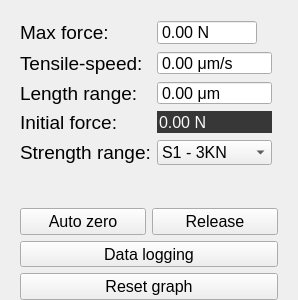
           <widget class="QWidget" name="sone1_1" native="true">
            <property name="minimumSize">
             <size>
              <width>0</width>
              <height>300</height>
             </size>
            </property>
            <property name="maximumSize">
             <size>
              <width>16777215</width>
              <height>280</height>
             </size>
            </property>
            <layout class="QGridLayout" name="gridLayout_2">
             <item row="4" column="0">
              <widget class="QWidget" name="widget_4" native="true">
               <property name="minimumSize">
                <size>
                 <width>0</width>
                 <height>140</height>
                </size>
               </property>
               <property name="maximumSize">
                <size>
                 <width>350</width>
                 <height>16777215</height>
                </size>
               </property>
               <layout class="QGridLayout" name="gridLayout_12">
                <item row="2" column="1">
                 <widget class="QDoubleSpinBox" name="RWlengthRange">
                  <property name="font">
                   <font>
                    <family>MS Shell Dlg 2</family>
                    <pointsize>12</pointsize>
                   </font>
                  </property>
                  <property name="cursor">
                   <cursorShape>IBeamCursor</cursorShape>
                  </property>
                  <property name="buttonSymbols">
                   <enum>QAbstractSpinBox::NoButtons</enum>
                  </property>
                  <property name="suffix">
                   <string> μm</string>
                  </property>
                  <property name="maximum">
                   <double>999999999.000000000000000</double>
                  </property>
                 </widget>
                </item>
                <item row="4" column="0">
                 <widget class="QLabel" name="label_10">
                  <property name="minimumSize">
                   <size>
                    <width>0</width>
                    <height>0</height>
                   </size>
                  </property>
                  <property name="maximumSize">
                   <size>
                    <width>16777215</width>
                    <height>16777215</height>
                   </size>
                  </property>
                  <property name="font">
                   <font>
                    <pointsize>14</pointsize>
                   </font>
                  </property>
                  <property name="text">
                   <string>Strength range:</string>
                  </property>
                 </widget>
                </item>
                <item row="0" column="0">
                 <widget class="QLabel" name="label_2">
                  <property name="font">
                   <font>
                    <family>MS Shell Dlg 2</family>
                    <pointsize>14</pointsize>
                   </font>
                  </property>
                  <property name="text">
                   <string>Max force:</string>
                  </property>
                 </widget>
                </item>
                <item row="4" column="1">
                 <widget class="QComboBox" name="strengthRangeCbox">
                  <property name="enabled">
                   <bool>true</bool>
                  </property>
                  <property name="minimumSize">
                   <size>
                    <width>0</width>
                    <height>0</height>
                   </size>
                  </property>
                  <property name="maximumSize">
                   <size>
                    <width>16777215</width>
                    <height>16777215</height>
                   </size>
                  </property>
                  <property name="font">
                   <font>
                    <pointsize>12</pointsize>
                   </font>
                  </property>
                  <property name="autoFillBackground">
                   <bool>false</bool>
                  </property>
                  <property name="duplicatesEnabled">
                   <bool>false</bool>
                  </property>
                  <property name="frame">
                   <bool>true</bool>
                  </property>
                  <item>
                   <property name="text">
                    <string>S1 - 3KN</string>
                   </property>
                  </item>
                  <item>
                   <property name="text">
                    <string>S2 - 5KN</string>
                   </property>
                  </item>
                  <item>
                   <property name="text">
                    <string>S3 - 10KN</string>
                   </property>
                  </item>
                 </widget>
                </item>
                <item row="1" column="0">
                 <widget class="QLabel" name="label">
                  <property name="font">
                   <font>
                    <family>MS Shell Dlg 2</family>
                    <pointsize>14</pointsize>
                   </font>
                  </property>
                  <property name="text">
                   <string>Tensile-speed:</string>
                  </property>
                 </widget>
                </item>
                <item row="3" column="1">
                 <widget class="QDoubleSpinBox" name="RWinitialForce">
                  <property name="palette">
                   <palette>
                    <active>
                     <colorrole role="WindowText">
                      <brush brushstyle="SolidPattern">
                       <color alpha="255">
                        <red>249</red>
                        <green>249</green>
                        <blue>249</blue>
                       </color>
                      </brush>
                     </colorrole>
                     <colorrole role="Button">
                      <brush brushstyle="SolidPattern">
                       <color alpha="255">
                        <red>55</red>
                        <green>55</green>
                        <blue>55</blue>
                       </color>
                      </brush>
                     </colorrole>
                     <colorrole role="Text">
                      <brush brushstyle="SolidPattern">
                       <color alpha="255">
                        <red>249</red>
                        <green>249</green>
                        <blue>249</blue>
                       </color>
                      </brush>
                     </colorrole>
                     <colorrole role="ButtonText">
                      <brush brushstyle="SolidPattern">
                       <color alpha="255">
                        <red>249</red>
                        <green>249</green>
                        <blue>249</blue>
                       </color>
                      </brush>
                     </colorrole>
                     <colorrole role="Base">
                      <brush brushstyle="SolidPattern">
                       <color alpha="255">
                        <red>55</red>
                        <green>55</green>
                        <blue>55</blue>
                       </color>
                      </brush>
                     </colorrole>
                     <colorrole role="Window">
                      <brush brushstyle="SolidPattern">
                       <color alpha="255">
                        <red>55</red>
                        <green>55</green>
                        <blue>55</blue>
                       </color>
                      </brush>
                     </colorrole>
                     <colorrole role="PlaceholderText">
                      <brush brushstyle="NoBrush">
                       <color alpha="128">
                        <red>249</red>
                        <green>249</green>
                        <blue>249</blue>
                       </color>
                      </brush>
                     </colorrole>
                    </active>
                    <inactive>
                     <colorrole role="WindowText">
                      <brush brushstyle="SolidPattern">
                       <color alpha="255">
                        <red>249</red>
                        <green>249</green>
                        <blue>249</blue>
                       </color>
                      </brush>
                     </colorrole>
                     <colorrole role="Button">
                      <brush brushstyle="SolidPattern">
                       <color alpha="255">
                        <red>55</red>
                        <green>55</green>
                        <blue>55</blue>
                       </color>
                      </brush>
                     </colorrole>
                     <colorrole role="Text">
                      <brush brushstyle="SolidPattern">
                       <color alpha="255">
                        <red>249</red>
                        <green>249</green>
                        <blue>249</blue>
                       </color>
                      </brush>
                     </colorrole>
                     <colorrole role="ButtonText">
                      <brush brushstyle="SolidPattern">
                       <color alpha="255">
                        <red>249</red>
                        <green>249</green>
                        <blue>249</blue>
                       </color>
                      </brush>
                     </colorrole>
                     <colorrole role="Base">
                      <brush brushstyle="SolidPattern">
                       <color alpha="255">
                        <red>55</red>
                        <green>55</green>
                        <blue>55</blue>
                       </color>
                      </brush>
                     </colorrole>
                     <colorrole role="Window">
                      <brush brushstyle="SolidPattern">
                       <color alpha="255">
                        <red>55</red>
                        <green>55</green>
                        <blue>55</blue>
                       </color>
                      </brush>
                     </colorrole>
                     <colorrole role="PlaceholderText">
                      <brush brushstyle="NoBrush">
                       <color alpha="128">
                        <red>249</red>
                        <green>249</green>
                        <blue>249</blue>
                       </color>
                      </brush>
                     </colorrole>
                    </inactive>
                    <disabled>
                     <colorrole role="WindowText">
                      <brush brushstyle="SolidPattern">
                       <color alpha="255">
                        <red>249</red>
                        <green>249</green>
                        <blue>249</blue>
                       </color>
                      </brush>
                     </colorrole>
                     <colorrole role="Button">
                      <brush brushstyle="SolidPattern">
                       <color alpha="255">
                        <red>55</red>
                        <green>55</green>
                        <blue>55</blue>
                       </color>
                      </brush>
                     </colorrole>
                     <colorrole role="Text">
                      <brush brushstyle="SolidPattern">
                       <color alpha="255">
                        <red>249</red>
                        <green>249</green>
                        <blue>249</blue>
                       </color>
                      </brush>
                     </colorrole>
                     <colorrole role="ButtonText">
                      <brush brushstyle="SolidPattern">
                       <color alpha="255">
                        <red>249</red>
                        <green>249</green>
                        <blue>249</blue>
                       </color>
                      </brush>
                     </colorrole>
                     <colorrole role="Base">
                      <brush brushstyle="SolidPattern">
                       <color alpha="255">
                        <red>55</red>
                        <green>55</green>
                        <blue>55</blue>
                       </color>
                      </brush>
                     </colorrole>
                     <colorrole role="Window">
                      <brush brushstyle="SolidPattern">
                       <color alpha="255">
                        <red>55</red>
                        <green>55</green>
                        <blue>55</blue>
                       </color>
                      </brush>
                     </colorrole>
                     <colorrole role="PlaceholderText">
                      <brush brushstyle="NoBrush">
                       <color alpha="128">
                        <red>249</red>
                        <green>249</green>
                        <blue>249</blue>
                       </color>
                      </brush>
                     </colorrole>
                    </disabled>
                   </palette>
                  </property>
                  <property name="font">
                   <font>
                    <family>MS Shell Dlg 2</family>
                    <pointsize>12</pointsize>
                   </font>
                  </property>
                  <property name="cursor">
                   <cursorShape>IBeamCursor</cursorShape>
                  </property>
                  <property name="frame">
                   <bool>false</bool>
                  </property>
                  <property name="alignment">
                   <set>Qt::AlignLeading|Qt::AlignLeft|Qt::AlignVCenter</set>
                  </property>
                  <property name="buttonSymbols">
                   <enum>QAbstractSpinBox::NoButtons</enum>
                  </property>
                  <property name="keyboardTracking">
                   <bool>true</bool>
                  </property>
                  <property name="suffix">
                   <string> N</string>
                  </property>
                  <property name="maximum">
                   <double>10000.000000000000000</double>
                  </property>
                 </widget>
                </item>
                <item row="1" column="1">
                 <widget class="QDoubleSpinBox" name="RWtensileSpeed">
                  <property name="font">
                   <font>
                    <family>MS Shell Dlg 2</family>
                    <pointsize>12</pointsize>
                   </font>
                  </property>
                  <property name="cursor">
                   <cursorShape>IBeamCursor</cursorShape>
                  </property>
                  <property name="buttonSymbols">
                   <enum>QAbstractSpinBox::NoButtons</enum>
                  </property>
                  <property name="suffix">
                   <string> μm/s</string>
                  </property>
                 </widget>
                </item>
                <item row="3" column="0">
                 <widget class="QLabel" name="label_4">
                  <property name="font">
                   <font>
                    <family>MS Shell Dlg 2</family>
                    <pointsize>14</pointsize>
                   </font>
                  </property>
                  <property name="text">
                   <string>Initial force:</string>
                  </property>
                 </widget>
                </item>
                <item row="2" column="0">
                 <widget class="QLabel" name="label_3">
                  <property name="font">
                   <font>
                    <family>MS Shell Dlg 2</family>
                    <pointsize>14</pointsize>
                   </font>
                  </property>
                  <property name="text">
                   <string>Length range:</string>
                  </property>
                 </widget>
                </item>
                <item row="0" column="1">
                 <widget class="QDoubleSpinBox" name="RWmaxForce">
                  <property name="maximumSize">
                   <size>
                    <width>100</width>
                    <height>16777215</height>
                   </size>
                  </property>
                  <property name="font">
                   <font>
                    <family>MS Shell Dlg 2</family>
                    <pointsize>12</pointsize>
                   </font>
                  </property>
                  <property name="cursor">
                   <cursorShape>IBeamCursor</cursorShape>
                  </property>
                  <property name="buttonSymbols">
                   <enum>QAbstractSpinBox::NoButtons</enum>
                  </property>
                  <property name="suffix">
                   <string> N</string>
                  </property>
                  <property name="maximum">
                   <double>2500.000000000000000</double>
                  </property>
                 </widget>
                </item>
               </layout>
              </widget>
             </item>
             <item row="4" column="1">
              <widget class="QWidget" name="widget" native="true">
               <property name="minimumSize">
                <size>
                 <width>0</width>
                 <height>140</height>
                </size>
               </property>
               <property name="maximumSize">
                <size>
                 <width>100</width>
                 <height>16777215</height>
                </size>
               </property>
              </widget>
             </item>
             <item row="6" column="0" colspan="2">
              <widget class="QWidget" name="widget_3" native="true">
               <property name="minimumSize">
                <size>
                 <width>0</width>
                 <height>110</height>
                </size>
               </property>
               <property name="maximumSize">
                <size>
                 <width>16777215</width>
                 <height>70</height>
                </size>
               </property>
               <layout class="QGridLayout" name="gridLayout_11">
                <item row="0" column="0" colspan="2">
                 <widget class="QPushButton" name="autoZeroButton">
                  <property name="minimumSize">
                   <size>
                    <width>0</width>
                    <height>25</height>
                   </size>
                  </property>
                  <property name="font">
                   <font>
                    <family>MS Shell Dlg 2</family>
                    <pointsize>12</pointsize>
                   </font>
                  </property>
                  <property name="cursor">
                   <cursorShape>PointingHandCursor</cursorShape>
                  </property>
                  <property name="text">
                   <string>Auto zero</string>
                  </property>
                 </widget>
                </item>
                <item row="0" column="2" colspan="2">
                 <widget class="QPushButton" name="releaseMatButton">
                  <property name="minimumSize">
                   <size>
                    <width>80</width>
                    <height>25</height>
                   </size>
                  </property>
                  <property name="font">
                   <font>
                    <family>MS Shell Dlg 2</family>
                    <pointsize>12</pointsize>
                   </font>
                  </property>
                  <property name="cursor">
                   <cursorShape>PointingHandCursor</cursorShape>
                  </property>
                  <property name="text">
                   <string>Release</string>
                  </property>
                 </widget>
                </item>
                <item row="1" column="0" colspan="4">
                 <widget class="QPushButton" name="dataloggingButton">
                  <property name="minimumSize">
                   <size>
                    <width>0</width>
                    <height>25</height>
                   </size>
                  </property>
                  <property name="font">
                   <font>
                    <pointsize>12</pointsize>
                   </font>
                  </property>
                  <property name="cursor">
                   <cursorShape>PointingHandCursor</cursorShape>
                  </property>
                  <property name="text">
                   <string>Data logging</string>
                  </property>
                 </widget>
                </item>
                <item row="2" column="0" colspan="4">
                 <widget class="QPushButton" name="resetGraphButton">
                  <property name="minimumSize">
                   <size>
                    <width>0</width>
                    <height>25</height>
                   </size>
                  </property>
                  <property name="font">
                   <font>
                    <family>MS Shell Dlg 2</family>
                    <pointsize>12</pointsize>
                   </font>
                  </property>
                  <property name="cursor">
                   <cursorShape>PointingHandCursor</cursorShape>
                  </property>
                  <property name="text">
                   <string>Reset graph</string>
                  </property>
                 </widget>
                </item>
               </layout>
              </widget>
             </item>
            </layout>
           </widget>
